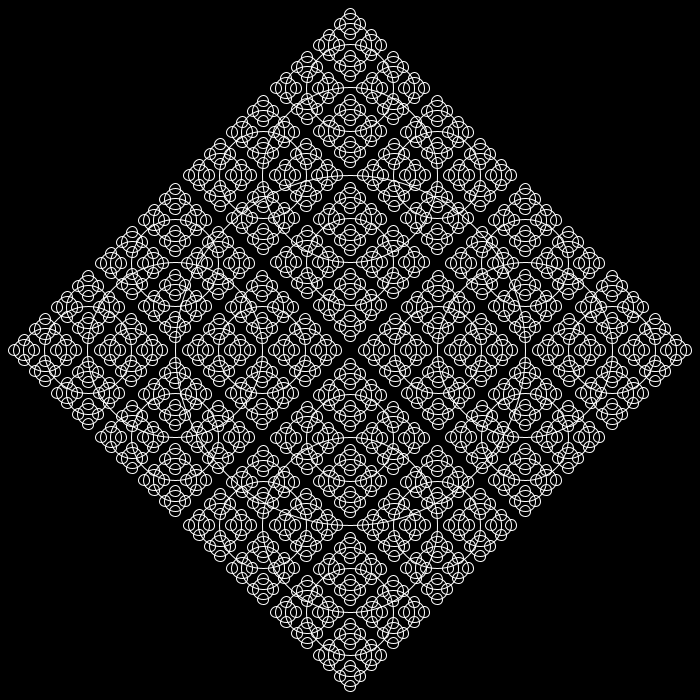
Frame 1 (no input)
Frame 60 (the mouse pressed at the canvas centre just before this capture): identical to frame 1, image omitted
Frame 120 (the mouse held since frame 60 and released just before this capture): identical to frame 1, image omitted

The Processing sketch that drew this single still picture (run headless with seeded random() and noise(); from frame 60 on, the mouse is pressed at the canvas centre):

// Processing sketch: Recursion
// ── Recursion.pde
float t;
void setup()
{
  size(700,700);
  noFill();
  stroke(255);
}
void draw()
{
  background(0);
  drawCircle(width/2,height/2,width/2);
}
void drawCircle(int x , int y ,float r)
{
  ellipse(x,y,r,r);
  if ( r>20) {
    r *= 0.5;
    drawCircle(x+(int)r,y,r);
    drawCircle(x-(int)r,y,r);
    drawCircle(x,y+(int)r,r);
    drawCircle(x,y-(int)r,r);
  }
}
